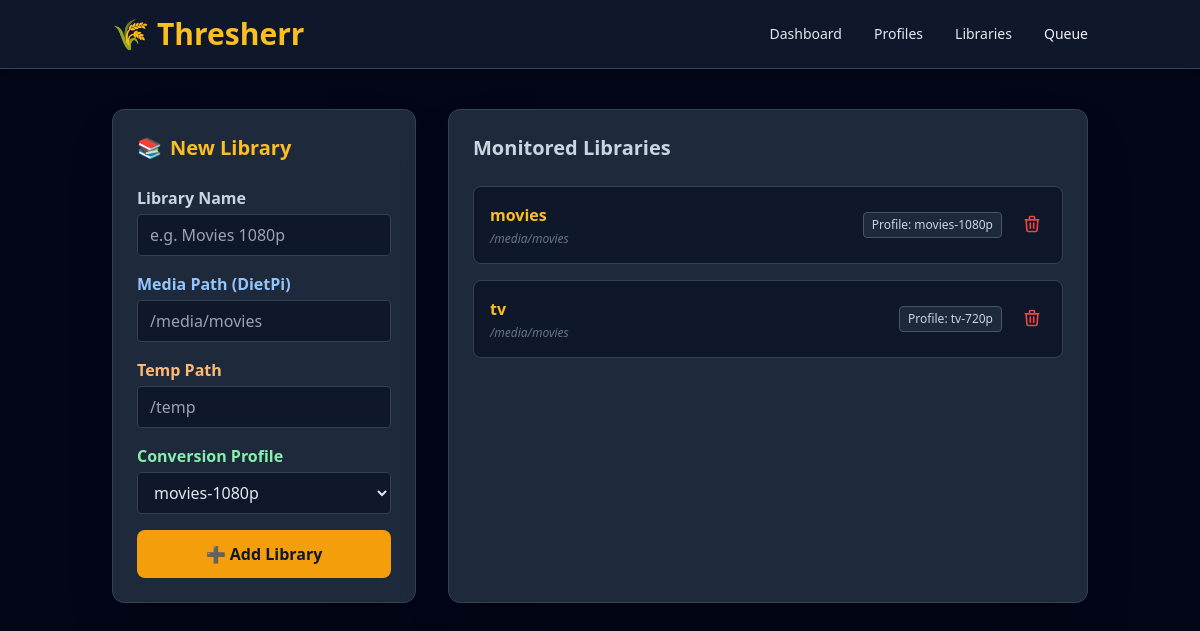
Before: /libraries with the older database file.
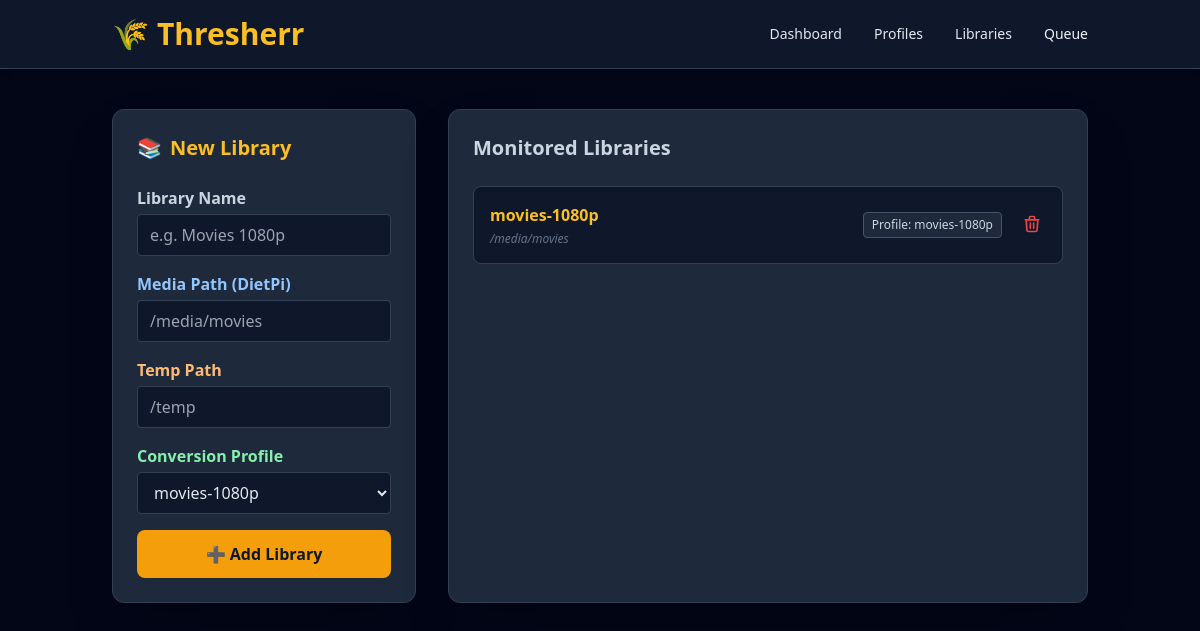
After: the same page with the newer database file.
### models.py (models this page shows)
class Library(Base):
    __tablename__ = "libraries"
    id = Column(Integer, primary_key=True, index=True)
    name = Column(String, nullable=False)
    media_path = Column(String, nullable=False)
    temp_path = Column(String, nullable=False)
    profile_id = Column(Integer, ForeignKey("profiles.id"), nullable=False)
    profile = relationship("Profile", back_populates="libraries")
    media_files = relationship(
        "MediaFile",
        back_populates="library",
        cascade="all, delete-orphan"
    )

class Profile(Base):
    __tablename__ = "profiles"
    id = Column(Integer, primary_key=True, index=True)
    name = Column(String, nullable=False)
    video_codec = Column(String, nullable=False)
    container = Column(String, nullable=False)
    video_max_res = Column(Integer, nullable=False)
    video_max_bitrate = Column(Integer, nullable=False)
    audio_codec = Column(String, nullable=False)
    audio_def_language = Column(String, nullable=True)
    audio_languages = Column(String, nullable=True)  # comma-separated whitelist
    subtitle_codec = Column(String, nullable=False)
    subtitle_def_language = Column(String, nullable=True)
    subtitle_languages = Column(String, nullable=True)  # comma-separated whitelist
    libraries = relationship(
        "Library",
        back_populates="profile",
        cascade="all, delete-orphan"
    )

### main.py (the view)
@app.get("/libraries", response_class=HTMLResponse)
async def get_libraries(request: Request, db: Session = Depends(get_db)):
    libraries = db.query(models.Library).all()
    profiles = db.query(models.Profile).all()
    return templates.TemplateResponse(
        request=request,
        name="libraries.html",
        context={"libraries": libraries, "profiles": profiles}
    )

### templates/libraries.html (shortened to what the changed rows need)
{% extends "base.html" %}
{% block content %}
<div class="grid grid-cols-1 lg:grid-cols-3 gap-8">
    <section class="lg:col-span-1 bg-slate-800 p-6 rounded-xl border border-slate-700 shadow-2xl">
        <h2 class="text-xl font-bold mb-6 text-amber-400 flex items-center">
            <span class="mr-2">📚</span> New Library
        </h2>
    </section>
    <section class="lg:col-span-2 bg-slate-800 p-6 rounded-xl border border-slate-700 shadow-2xl">
        <h2 class="text-xl font-bold mb-6 text-slate-300">
            Monitored Libraries
        </h2>
        <div class="space-y-4">
            {% for lib in libraries %}
                <div class="bg-slate-900 p-4 rounded-lg border border-slate-700 flex justify-between items-center shadow-inner">
                    <div>
                        <h3 class="font-bold text-amber-400">
                            {{ lib.name }}
                        </h3>
                        <p class="text-xs text-slate-500 mt-1 italic">
                            {{ lib.media_path }}
                        </p>
                    </div>
                    <div class="flex items-center gap-4">
                        <span class="text-xs bg-slate-800 px-2 py-1 rounded border border-slate-600 text-slate-300">
                            Profile: {{ lib.profile.name }}
                        </span>
                        <form
                            action="/libraries/{{ lib.id }}/delete"
                            method="POST"
                            onsubmit="return confirm('Are you sure you want to delete this library?');"
                        >
                            <button
                                type="submit"
                                class="text-red-500 hover:text-red-400 transition-colors p-1"
                                title="Delete Library"
                            >
                                <svg xmlns="http://www.w3.org/2000/svg"
                                     class="h-5 w-5"
                                     fill="none"
                                     viewBox="0 0 24 24"
                                     stroke="currentColor">
                                    <path stroke-linecap="round"
                                          stroke-linejoin="round"
                                          stroke-width="2"
                                          d="M19 7l-.867 12.142A2 2 0 0116.138 21H7.862a2 2 0 01-1.995-1.858L5 7m5 4v6m4-6v6m1-10V4a1 1 0 00-1-1h-4a1 1 0 00-1 1v3M4 7h16" />
                                </svg>
                            </button>
                        </form>
                    </div>
                </div>
            {% else %}
                <p class="text-slate-500 italic text-center py-10">
                    No libraries added yet.
                </p>
            {% endfor %}
        </div>
    </section>
</div>
{% endblock %}

Changed rows visible on the page:
removed Library: name "tv", media_path "/media/movies", profile.name "tv-720p"
changed Library "movies-1080p": name "movies" → "movies-1080p"
